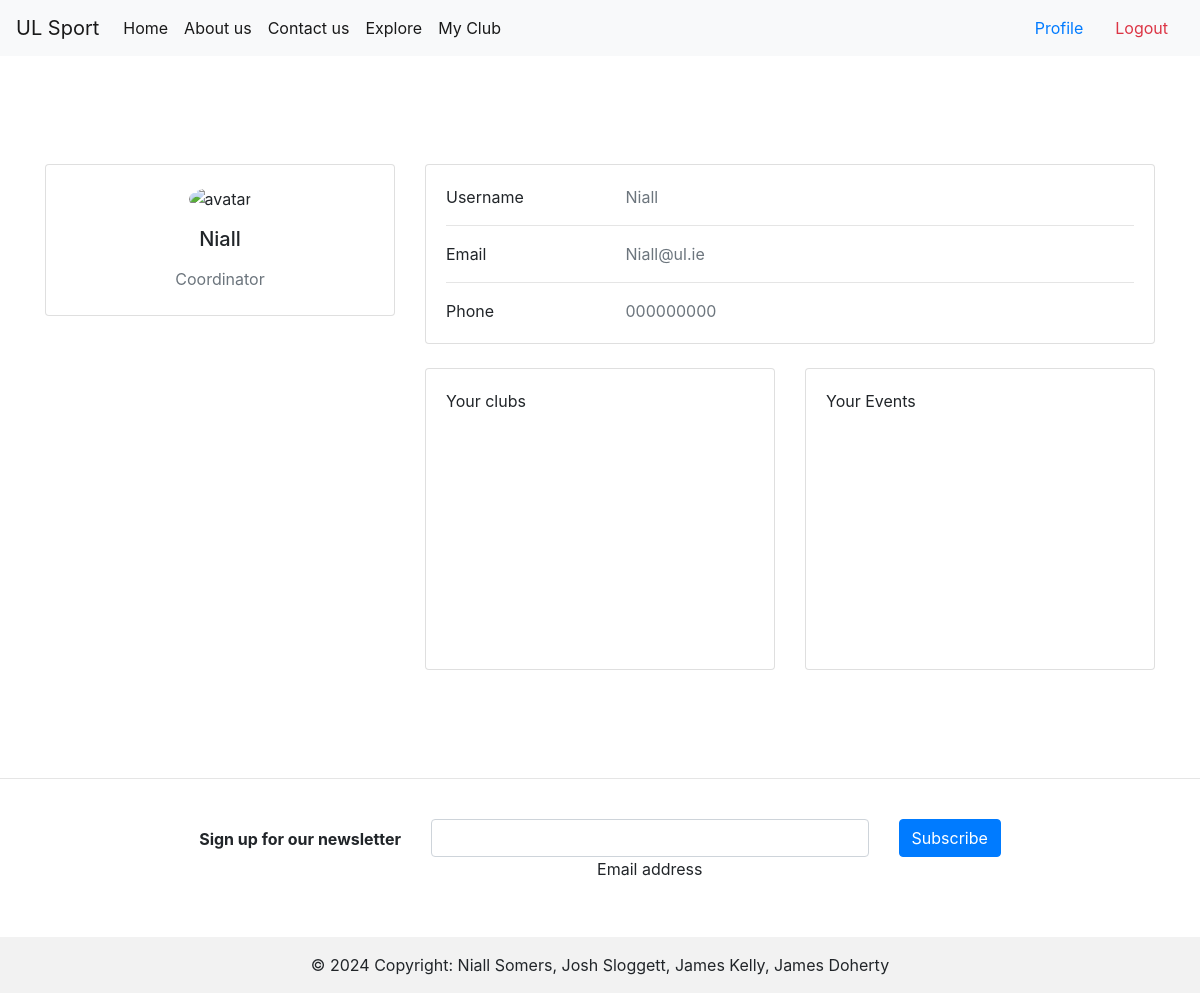
/profile (signed in), run on an earlier commit of the app's database.
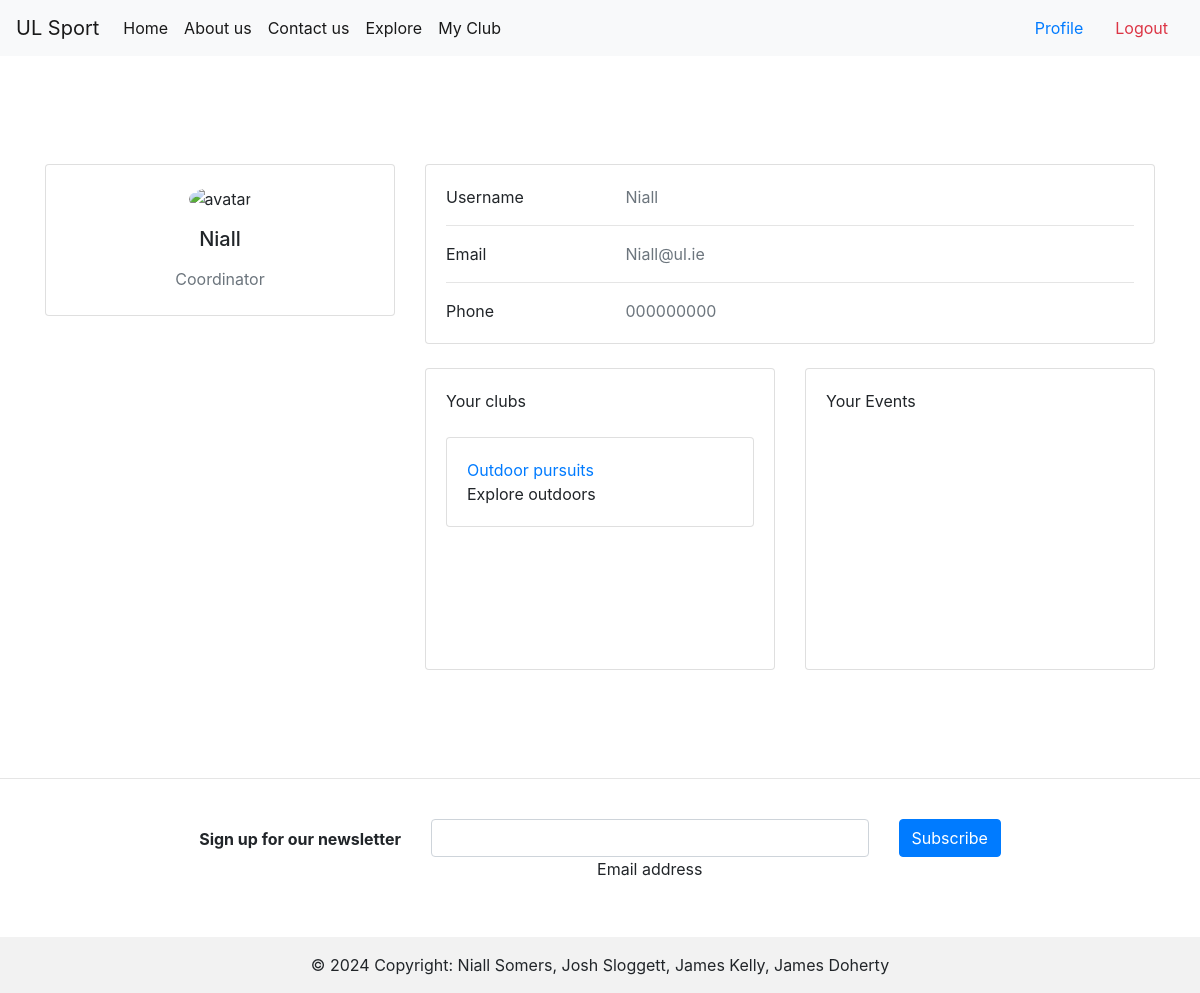
And on a later commit of the database.
### tables this page shows
CREATE TABLE Clubs (
    ClubID INTEGER PRIMARY KEY AUTOINCREMENT,
    Name TEXT NOT NULL,
    Description TEXT,
    ValidityStatus TEXT NOT NULL,
    CoordinatorID INTEGER,
    CreatedAt TIMESTAMP DEFAULT CURRENT_TIMESTAMP,
    UpdatedAt TIMESTAMP DEFAULT CURRENT_TIMESTAMP,
    FOREIGN KEY (CoordinatorID) REFERENCES Users(UserID)
);

### auth.py (the view)
@login_required
def profile():
    conn = db.connect('db/user_data.db')
    cursor = conn.cursor()
    cursor.execute('SELECT ClubID FROM ClubMemberships WHERE UserID = ?', (current_user.id,))
    clubIDs = cursor.fetchall()
    clubs = []
    cursor.execute('SELECT EventID FROM EventRegistrations WHERE UserID = ?', (current_user.id,))
    eventIDs = cursor.fetchall()
    events = []
    for clubID in clubIDs:
        cursor.execute('SELECT * FROM Clubs WHERE ClubID = ?', clubID)
        club = cursor.fetchone()
        clubs.append(club)
    for eventID in eventIDs:
        cursor.execute('SELECT * FROM Events WHERE EventID = ?', eventID)
        event = cursor.fetchone()
        print(event)
        events.append(event)
    return render_template('/profile.html', clubs=clubs, events=events)

### app.py (called while the page is built, shortened)
@login_manager.user_loader
def load_user(user_id):
    conn = db.connect('db/user_data.db')
    cursor = conn.cursor()
    cursor.execute('SELECT * FROM Users WHERE UserID = ?', (user_id,))
    user_data = cursor.fetchone()
    conn.close()
    if user_data:
        return auth.User(user_data[0], user_data[1])

@app.context_processor
def utility_processor():
    def current_user_data():
        if current_user.is_authenticated:
            conn = db.connect('db/user_data.db')
            cursor = conn.cursor()
            cursor.execute('SELECT * FROM Users WHERE UserID = ?', (current_user.id,))
            currentUsrData = cursor.fetchone()
            userData = auth.USERDATA(
                currentUsrData[1],
                currentUsrData[3],
                currentUsrData[4],
                currentUsrData[5],
                currentUsrData[6]
            )
            return userData
    return dict(user_data=current_user_data())

### templates/profile.html (shortened to what this page needs)
{% extends "base.html" %}
{% block content %}
<section>
    <div class="container py-5">
      <div class="row">
        <div class="col-lg-4">
          <div class="card mb-4">
            <div class="card-body text-center">
              <img src="https://mdbcdn.b-cdn.net/img/Photos/new-templates/bootstrap-chat/ava3.webp" alt="avatar"
                class="rounded-circle img-fluid" style="width: 150px;">
              <h5 class="my-3">{{ user_data.username }}</h5>
              <p class="text-muted mb-1">{{ user_data.role}}</p>
            </div>
          </div>
        </div>
        <div class="col-lg-8">
          <div class="card mb-4">
            <div class="card-body">
              <div class="row">
                <div class="col-sm-3">
                  <p class="mb-0">Username</p>
                </div>
                <div class="col-sm-9">
                  <p class="text-muted mb-0">{{ user_data.username }}</p>
                </div>
              </div>
              <hr>
              <div class="row">
                <div class="col-sm-3">
                  <p class="mb-0">Email</p>
                </div>
                <div class="col-sm-9">
                  <p class="text-muted mb-0">{{ user_data.email }}</p>
                </div>
              </div>
              <hr>
              <div class="row">
                <div class="col-sm-3">
                  <p class="mb-0">Phone</p>
                </div>
                <div class="col-sm-9">
                  <p class="text-muted mb-0">{{ user_data.mobile }}</p>
                </div>
              </div>
            </div>
          </div>
          <div class="row">
            <div class="col-md-6">
              <div class="card mb-4 mb-md-0">
                <div class="card-body" style="overflow: auto; height: 300px;">
                  <p class="mb-4"> Your clubs
                  </p>
                  {% for club in clubs %}
                  <div class="card">
                  <div class="card-body">
                    <a class="card-title" href="{{url_for('explore')}}">{{club[1]}}</a>
                    <p class="card-text">{{club[2]}}</p>
                  </div>
                </div>
                  <br>
                  {% endfor %}
                </div>
              </div>
            </div>
            <div class="col-md-6">
              <div class="card mb-4 mb-md-0">
                <div class="card-body" style="overflow: auto; height: 300px;">
                  <p class="mb-4">Your Events
                  </p>
                </div>
              </div>
            </div>
          </div>
        </div>
      </div>
    </div>
  </section>
{% endblock %}

What changed in the data, as far as the page shows it:
added Clubs: Name "Outdoor pursuits", Description "Explore outdoors"
